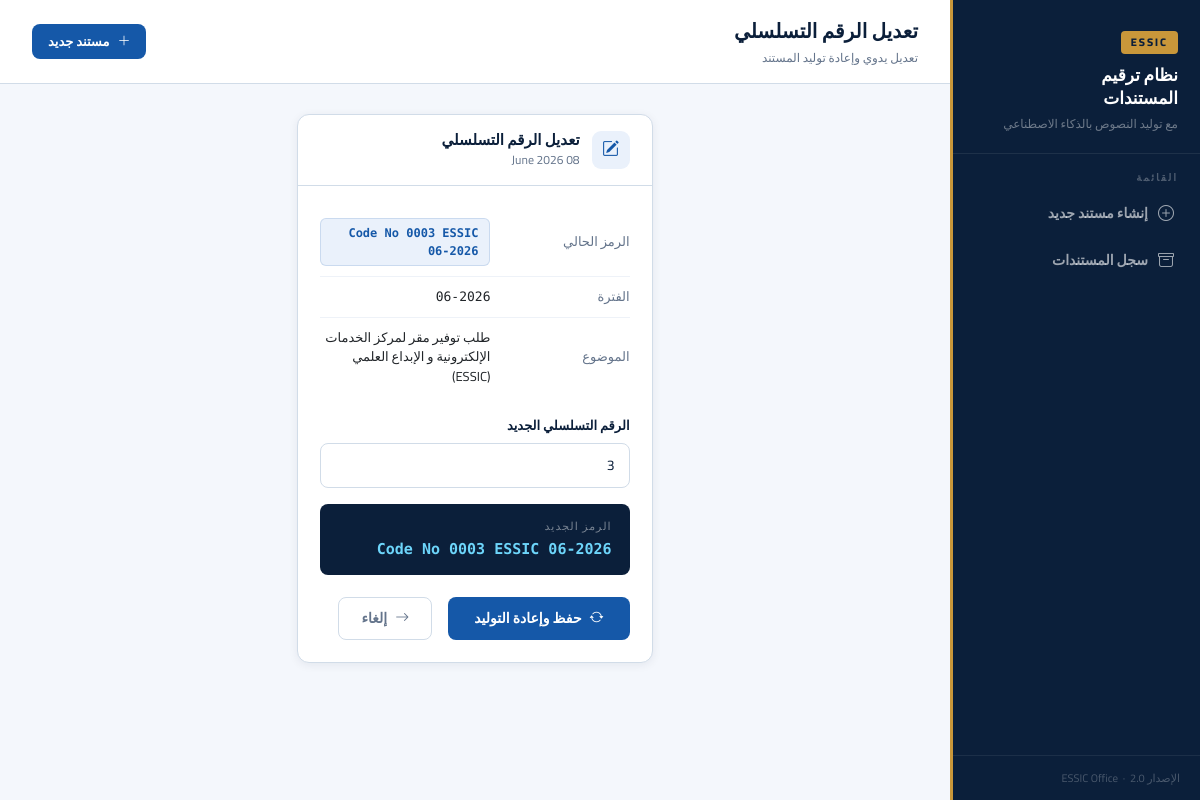
The app's page /edit/4 with its own data.
### typing_version_one/models.py (models this page shows, shortened)
class Document(db.Model):
    __tablename__ = "documents"
    id                 = db.Column(db.Integer, primary_key=True)
    serial_number      = db.Column(db.Integer, nullable=False)
    full_code          = db.Column(db.String(100), nullable=False)
    month              = db.Column(db.Integer, nullable=False)
    year               = db.Column(db.Integer, nullable=False)
    doc_type           = db.Column(db.String(20), nullable=False, default="letter")   # "letter" | "request"
    sender             = db.Column(db.Text, nullable=True)
    recipient          = db.Column(db.Text, nullable=True)
    subject            = db.Column(db.Text, nullable=True)
    raw_draft          = db.Column(db.Text, nullable=True)    # user's free-text draft
    generated_body     = db.Column(db.Text, nullable=True)    # AI-refined Arabic body
    filename           = db.Column(db.String(255), nullable=False)
    generated_filename = db.Column(db.String(255), nullable=True)
    ai_model           = db.Column(db.String(100), nullable=True)
    created_at         = db.Column(db.DateTime, default=datetime.utcnow)

### typing_version_one/app.py (the view, shortened to what this page needs)
@app.route("/edit/<int:doc_id>", methods=["GET", "POST"])
def edit(doc_id):
    doc = Document.query.get_or_404(doc_id)
    return render_template("edit.html", doc=doc)

### typing_version_one/templates/edit.html (shortened to what this page needs)
{% extends "base.html" %}
{% block page_title %}تعديل الرقم التسلسلي{% endblock %}
{% block page_sub %}تعديل يدوي وإعادة توليد المستند{% endblock %}
{% block content %}
<div class="row justify-content-center">
  <div class="col-lg-5">
    <div class="card">
      <div class="card-head">
        <div class="card-icon"><i class="bi bi-pencil-square"></i></div>
        <div>
          <h2>تعديل الرقم التسلسلي</h2>
          <p>{{ doc.created_at.strftime('%d %B %Y') }}</p>
        </div>
      </div>
      <div class="card-body-p">
        <table style="width:100%;font-size:13px;border-collapse:collapse;margin-bottom:20px;">
          <tr style="border-bottom:1px solid #eef2f8;">
            <td style="padding:10px 0;color:var(--muted);width:45%;">الرمز الحالي</td>
            <td style="padding:10px 0;"><span class="code-badge">Code No {{ doc.full_code }}</span></td>
          </tr>
          <tr style="border-bottom:1px solid #eef2f8;">
            <td style="padding:10px 0;color:var(--muted);">الفترة</td>
            <td style="padding:10px 0;font-family:'DM Mono',monospace;">{{ "%02d"|format(doc.month) }}-{{ doc.year }}</td>
          </tr>
          <tr>
            <td style="padding:10px 0;color:var(--muted);">الموضوع</td>
            <td style="padding:10px 0;font-size:13px;">{{ doc.subject or '—' }}</td>
          </tr>
        </table>
        <form method="POST">
          <div class="mb-3">
            <label class="field-label">الرقم التسلسلي الجديد</label>
            <input type="number" name="serial_number" class="field-input"
              value="{{ doc.serial_number }}" min="1" max="9999" required
              oninput="updatePreview(this.value)" />
          </div>
          <div style="background:var(--navy);border-radius:8px;padding:14px 18px;margin-bottom:22px;">
            <div style="color:rgba(255,255,255,.45);font-size:11px;letter-spacing:1px;text-transform:uppercase;margin-bottom:4px;">الرمز الجديد</div>
            <div style="font-family:'DM Mono',monospace;color:#6dd5fa;font-size:15px;font-weight:600;">
              Code No <span id="preview">{{ "%04d"|format(doc.serial_number) }} ESSIC {{ "%02d"|format(doc.month) }}-{{ doc.year }}</span>
            </div>
          </div>
          <div class="d-flex gap-3">
            <button type="submit" class="btn-primary">
              <i class="bi bi-arrow-repeat"></i> حفظ وإعادة التوليد
            </button>
            <a href="{{ url_for('documents') }}" class="btn-ghost">
              <i class="bi bi-arrow-right"></i> إلغاء
            </a>
          </div>
        </form>
      </div>
    </div>
  </div>
</div>
{% endblock %}

### typing_version_one/templates/base.html (style rules this page uses)
:root { --navy: #0b1f3a; --blue: #1558a8; --accent: #2478e4; --gold: #c9973a; --light: #eaf1fb; --muted: #64748b; --border: #d1dce8; --bg: #f4f7fc; --white: #ffffff; --red: #c0392b; --green: #1a7a4a; --r: 12px; }
* { box-sizing: border-box; }
body { font-family: 'Cairo', sans-serif; background: var(--bg); color: var(--navy); min-height: 100vh; direction: rtl; }
.card { background: var(--white); border: 1px solid var(--border); border-radius: var(--r); box-shadow: 0 2px 10px rgba(11,31,58,.07); overflow: hidden; margin-bottom: 24px; }
.card-head { padding: 16px 22px; border-bottom: 1px solid var(--border); display: flex; align-items: center; gap: 12px; }
.card-icon { width: 38px; height: 38px; background: var(--light); border-radius: 9px; display: flex; align-items: center; justify-content: center; color: var(--blue); font-size: 17px; flex-shrink: 0; }
.card-head h2 { font-size: 15px; font-weight: 700; color: var(--navy); margin: 0; }
.card-head p { font-size: 12px; color: var(--muted); margin: 2px 0 0; }
.card-body-p { padding: 22px; }
.btn-primary { background: var(--blue); color: #fff; border: none; border-radius: 8px; padding: 11px 26px; font-size: 14px; font-weight: 700; cursor: pointer; transition: all .2s; display: inline-flex; align-items: center; gap: 8px; text-decoration: none; font-family: 'Cairo', sans-serif; }
.btn-ghost { background: transparent; color: var(--muted); border: 1px solid var(--border); border-radius: 8px; padding: 10px 22px; font-size: 14px; font-weight: 600; cursor: pointer; transition: all .18s; display: inline-flex; align-items: center; gap: 8px; text-decoration: none; font-family: 'Cairo', sans-serif; }
.field-label { display: block; font-size: 13px; font-weight: 700; color: var(--navy); margin-bottom: 7px; }
.field-input, .field-select, .field-textarea { width: 100%; padding: 11px 14px; border: 1.5px solid var(--border); border-radius: 8px; font-family: 'Cairo', sans-serif; font-size: 14px; color: var(--navy); background: #fff; transition: border .2s; outline: none; direction: rtl; }
.code-badge { display: inline-flex; align-items: center; gap: 6px; background: var(--light); color: var(--blue); font-family: 'DM Mono', monospace; font-size: 12px; font-weight: 600; padding: 5px 11px; border-radius: 6px; border: 1px solid rgba(21,88,168,.15); }

### records on screen
Document: created_at "08 June 2026", full_code "0003 ESSIC 06-2026", month "06", year "2026", subject "طلب توفير مقر لمركز الخدمات الإلكترونية و الإبداع العلمي (ESSIC)", serial_number "3", serial_number "0003"
